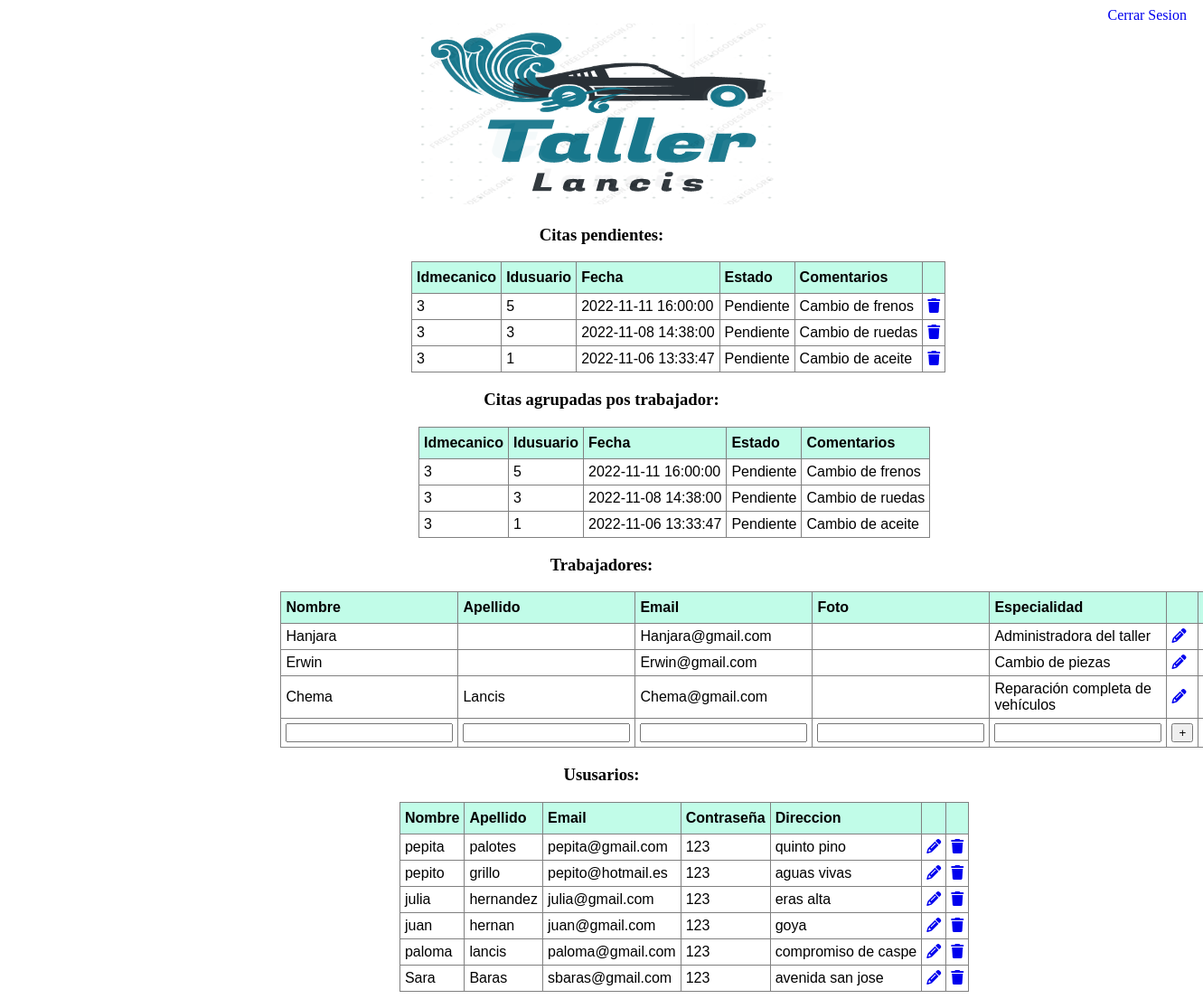
The app's page /admin.php with its own data.
### tables this page shows
CREATE TABLE `citas` (
  `Id` int(11) NOT NULL,
  `Idusuario` int(11) DEFAULT NULL,
  `Idmecanico` int(11) DEFAULT NULL,
  `Fecha` datetime DEFAULT NULL,
  `Estado` varchar(20) DEFAULT NULL,
  `Comentarios` varchar(50) DEFAULT NULL
);

CREATE TABLE `trabajadores` (
  `Id` int(11) NOT NULL,
  `Nombre` varchar(20) DEFAULT NULL,
  `Apellido` varchar(20) DEFAULT NULL,
  `Email` varchar(30) DEFAULT NULL,
  `Foto` varchar(30) DEFAULT NULL,
  `Especialidad` varchar(50) DEFAULT NULL
);

CREATE TABLE `usuarios` (
  `Id` int(11) NOT NULL,
  `Nombre` varchar(20) DEFAULT NULL,
  `Apellido` varchar(20) DEFAULT NULL,
  `Foto` varchar(20) DEFAULT NULL,
  `Email` varchar(30) DEFAULT NULL,
  `Contraseña` varchar(20) DEFAULT NULL,
  `Direccion` varchar(50) DEFAULT NULL
);

### admin.php (the view, shortened to what this page needs)
<!DOCTYPE html>
<html lang="es">
<head>
</head>
<body>
    <nav class="nav">
        <a href='cerrarSesion.php'>Cerrar Sesion</a>
    </nav>
    <div class="div1"><img src="imagenes/logo.PNG" class="img"></div>
    <h3 class="h3">Citas pendientes:</h3>
    <?php
        $conn = new mysqli("localhost", "root", "", "taller");
        $sql = "SELECT * FROM citas WHERE Estado = 'Pendiente'";
        $result = $conn -> query($sql);
        echo "<div class='pendientes'>";
            echo "<table border='1' id='customers'>";
                echo "<tr class='table-group-divider'>";
                    echo "<th>Idmecanico</th>";
                    echo "<th>Idusuario</th>";
                    echo "<th>Fecha</th>";
                    echo "<th>Estado</th>";
                    echo "<th>Comentarios</th>";
                    echo "<th></th>";
                echo "</tr>";
                while($row = $result -> fetch_assoc()){
                    echo "<tr>";
                        echo "<td>" .$row['Idmecanico']. "</td>";
                        echo "<td>" .$row['Idusuario']. "</td>";
                        echo "<td>" .$row['Fecha']. "</td>";
                        echo "<td>" .$row['Estado']. "</td>";
                        echo "<td>" .$row['Comentarios']. "</td>";
                        echo "<td><a href='cancelarCitaAdmin.php?id=" . $row['Id'] . "'><i class='fa-solid fa-trash'></i></a></td>";
                    echo "</tr>";
                }
            echo "</table>";
        echo "</div>";
    ?>
    <h3 class="h3">Citas agrupadas pos trabajador:</h3>
    <?php
        $sql = "SELECT * FROM citas ORDER BY idmecanico";
        $result = $conn -> query($sql);
        echo "<div class='agrupadas'>";
            echo "<table border='1' id='customers'>";
                echo "<tr>";
                    echo "<th>Idmecanico</th>";
                    echo "<th>Idusuario</th>";
                    echo "<th>Fecha</th>";
                    echo "<th>Estado</th>";
                    echo "<th>Comentarios</th>";
                echo "</tr>";
                while($row = $result->fetch_assoc()){
                    echo "<tr>";
                        echo "<td>" .$row['Idmecanico']. "</td>";
                        echo "<td>" .$row['Idusuario']. "</td>";
                        echo "<td>" .$row['Fecha']. "</td>";
                        echo "<td>" .$row['Estado']. "</td>";
                        echo "<td>" .$row['Comentarios']. "</td>";
                    echo "</tr>";
                }
            echo "</table>";
        echo "</div>";
    ?>
    <h3 class="h3">Trabajadores:</h3>
    <?php
        $sql = "SELECT * FROM trabajadores";
        echo "<div class='trab'>";
            echo "<table border='1' id='customers'>";
                echo "<tr>";
                    echo "<th>Nombre</th>";
                    echo "<th>Apellido</th>";
                    echo "<th>Email</th>";
                    echo "<th>Foto</th>";
                    echo "<th>Especialidad</th>";
                    echo "<th></th>";
                    echo "<th></th>";
                echo "</tr>";
                if ($result = $conn->query($sql)){;
                    while($row = $result->fetch_assoc()){
                        if (isset($_REQUEST['Id']) && ($row['Id'] == $_REQUEST['Id'])){
                            echo '<form action="modifyTrab.php" method="POST">';
                                echo '<td><input type="text" name="Nombre" value="'.$row['Nombre'].'"></td>';
                                echo '<td><input type="text" name="Apellido" value="'.$row['Apellido'].'"></td>';
                                echo '<td><input type="text" name="Email" value="'.$row['Email'].'"></td>';
                                echo '<td><input type="text" name="Foto" value="'.$row['Foto'].'"></td>';
                                echo '<td><input type="text" name="Especialidad" value="'.$row['Especialidad'].'"></td>';
                                echo '<td><button type="submit">Save</td>';
                                echo '<input type="hidden" name="id" value="'.$row['Id'].'">';
                            echo '</fom>';
                        }else{
                            echo "<tr>";
                            echo "<td>" .$row['Nombre']. "</td>";
                            echo "<td>" .$row['Apellido']. "</td>";
                            echo "<td>" .$row['Email']. "</td>";
                            echo "<td>" .$row['Foto']. "</td>";
                            echo "<td>" .$row['Especialidad']. "</td>";
                            echo "<td><a href='modifyTrab.php?id=" . $row['Id'] . "'><i class='fa-solid fa-pencil'></i></i></a></td>";
                            echo "<td><a href='delTrab.php?id=" . $row['Id'] . "'><i class='fa-solid fa-trash'></i></a></td>";
                            echo "</tr>";
                        }
                    }
                }
                echo "<tr>";
                    echo "<form action='createTrab.php' method='POST'>";
                        echo "<td><input type='text' name='Nombre'></td>";
                        echo "<td><input type='text' name='Apellido'></td>";
                        echo "<td><input type='email' name='Email'></td>";
                        echo "<td><input type='text' name='Foto'></td>";
                        echo "<td><input type='text' name='Especialidad'></td>";
                        echo "<td><input type='submit' value='+'></td>";
                    echo "</form>";
                echo "</tr>";
            echo "</table>";
        echo "</div>";
    ?>
    <h3 class="h3">Ususarios:</h3>
    <?php
        $sql = "SELECT * FROM usuarios";
        echo "<div class='usuarios'>";
            echo "<table border='1' id='customers'>";
                echo "<tr>";
                    echo "<th>Nombre</th>";
                    echo "<th>Apellido</th>";
                    echo "<th>Email</th>";
                    echo "<th>Contraseña</th>";
                    echo "<th>Direccion</th>";
                    echo "<th></th>";
                    echo "<th></th>";
                echo "</tr>";
                if ($result = $conn->query($sql)){;
                    while($row = $result->fetch_assoc()){
                        if (isset($_REQUEST['Id']) && ($row['Id'] == $_REQUEST['Id'])){
                            echo '<form action="modifyUsuPass.php" method="POST">';
                                echo '<td><input type="text" name="Nombre" value="'.$row['Nombre'].'"></td>';
                                echo '<td><input type="text" name="Apellido" value="'.$row['Apellido'].'"></td>';
                                echo '<td><input type="text" name="Email" value="'.$row['Email'].'"></td>';
                                echo '<td><input type="text" name="Contraseña" value="'.$row['Contraseña'].'"></td>';
                                echo '<td><input type="text" name="street" value="'.$row['Direccion'].'"></td>';
                                echo '<td><button type="submit">Save</td>';
                                echo '<input type="hidden" name="id" value="'.$row['Id'].'">';
                            echo '</fom>';
                        }else{
                            echo "<tr>";
                            echo "<td>" .$row['Nombre']. "</td>";
                            echo "<td>" .$row['Apellido']. "</td>";
                            echo "<td>" .$row['Email']. "</td>";
                            echo "<td>" .$row['Contraseña']. "</td>";
                            echo "<td>" .$row['Direccion']. "</td>";
                            echo "<td><a href='modifyUsuPass.php?id=" . $row['Id'] . "'><i class='fa-solid fa-pencil'></i></i></a></a></td>";
                            echo "<td><a href='delPasUsu.php?id=" . $row['Id'] . "'><i class='fa-solid fa-trash'></i></a></td>";
                            echo "</tr>";
                        }
                    }
                }
            echo "</table>";
        echo "</div>";
    ?>
</body>
</html>

### admin.php (style rules this page uses)
.h3 { text-align: center; }
.div1 { text-align:center; }
.img { width: 400px; height: 200px; }
.pendientes { padding-left: 34%; }
.trab { padding-left: 23%; }
.agrupadas { padding-left: 34.6%; }
.usuarios { padding-left: 33%; }
#customers { font-family: Arial, Helvetica, sans-serif; border-collapse: collapse; }
#customers td, #customers th { padding: 5px; }
#customers th { padding-top: 8px; padding-bottom: 8px; text-align: left; background-color: #C1FCE8; }
.nav { text-align:right; padding-right:10px; }
a:link,a:visited,a:active { text-decoration:none; }

### records on screen
citas: Idmecanico "3", Idusuario "5", Fecha "2022-11-11 16:00:00", Estado "Pendiente", Comentarios "Cambio de frenos"
citas: Idmecanico "3", Idusuario "3", Fecha "2022-11-08 14:38:00", Estado "Pendiente", Comentarios "Cambio de ruedas"
citas: Idmecanico "3", Idusuario "1", Fecha "2022-11-06 13:33:47", Estado "Pendiente", Comentarios "Cambio de aceite"
trabajadores: Nombre "Hanjara", Email "Hanjara@gmail.com", Especialidad "Administradora del taller"
trabajadores: Nombre "Erwin", Email "Erwin@gmail.com", Especialidad "Cambio de piezas"
trabajadores: Nombre "Chema", Apellido "Lancis", Email "Chema@gmail.com", Especialidad "Reparación completa de vehículos"
usuarios: Nombre "pepita", Apellido "palotes", Email "pepita@gmail.com", Contraseña "123", Direccion "quinto pino"
usuarios: Nombre "pepito", Apellido "grillo", Email "pepito@hotmail.es", Contraseña "123", Direccion "aguas vivas"
usuarios: Nombre "julia", Apellido "hernandez", Email "julia@gmail.com", Contraseña "123", Direccion "eras alta"
usuarios: Nombre "juan", Apellido "hernan", Email "juan@gmail.com", Contraseña "123", Direccion "goya"
usuarios: Nombre "paloma", Apellido "lancis", Email "paloma@gmail.com", Contraseña "123", Direccion "compromiso de caspe"
usuarios: Nombre "Sara", Apellido "Baras", Email "sbaras@gmail.com", Contraseña "123", Direccion "avenida san jose"
